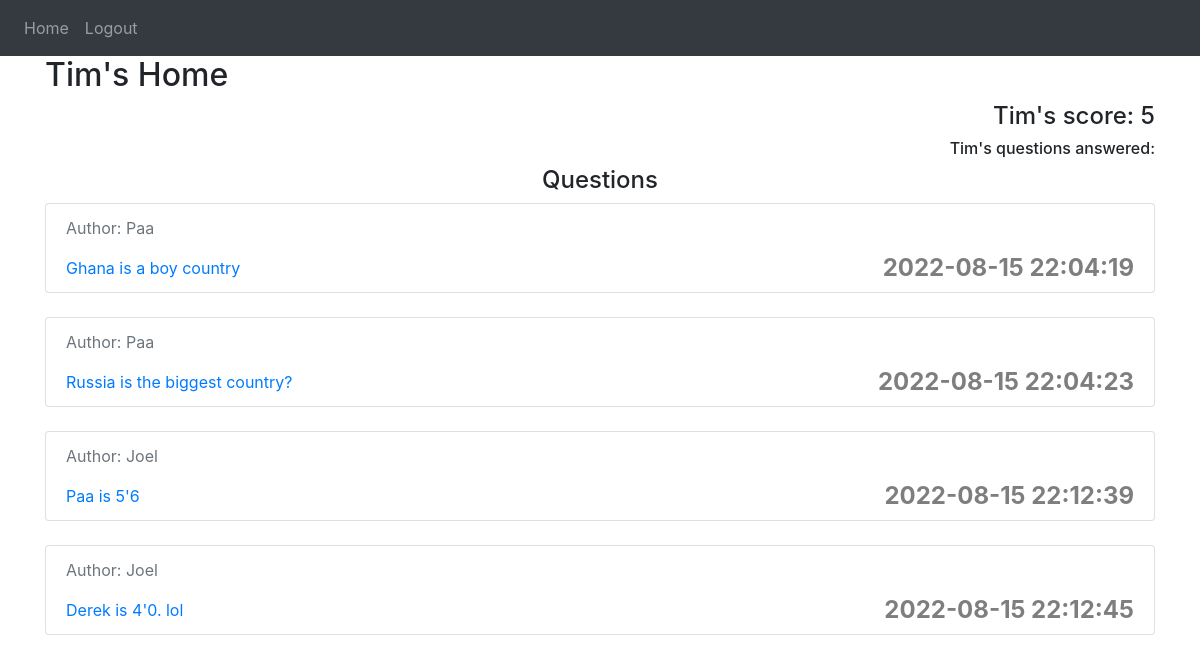
Page / (signed in) on the earlier database version.
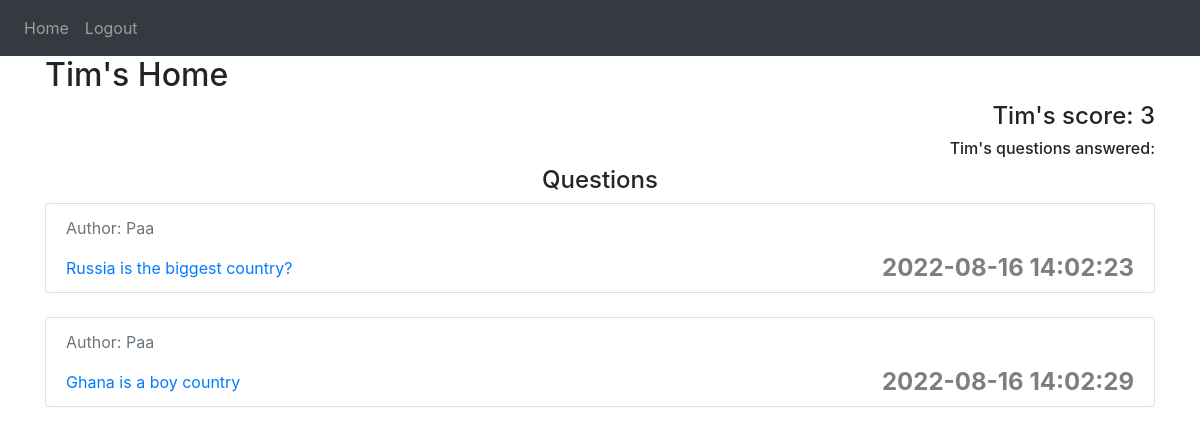
Same page on the later database version.
### website/models.py (models this page shows)
class User(db.Model, UserMixin):
    id = db.Column(db.Integer, primary_key=True)
    email = db.Column(db.String(150), unique=True)
    password = db.Column(db.String(150))
    first_name = db.Column(db.String(150))
    score = db.Column(db.Integer)

class Question(db.Model):
    id = db.Column(db.Integer, primary_key=True)
    text = db.Column(db.String(400))
    answer = db.Column(db.String(150))
    author = db.Column(db.Integer, db.ForeignKey('admin.id'))
    date_created = db.Column(db.DateTime(timezone=True), default=func.now())

class Admin(db.Model, UserMixin):
    id = db.Column(db.Integer, primary_key=True)
    email = db.Column(db.String(150), unique=True)
    password = db.Column(db.String(150))
    first_name = db.Column(db.String(150))
    questions = db.relationship('Question', backref='admin')

### website/views.py (the view)
@views.route('/', methods=['GET', 'POST'])
@login_required
def home():
    users = User.query.filter_by(email=current_user.email).all()
    if current_user not in users:
        flash('You are not an admin')
        logout_user()
        return redirect(url_for('auth.login'))
    questions = Question.query.all()
    return render_template('home.html', user=current_user, questions=questions)

### website/templates/home.html (shortened to what this page needs)
{% extends "base.html" %}
{% block content %}
<h2> {{user.first_name}}'s Home</h2>
<h4 style="display: flex; justify-content: flex-end">{{user.first_name}}'s score: {{user.score}}</h4>
<h6 style="display: flex; justify-content: flex-end">{{user.first_name}}'s questions answered: {{user.questions_answered}}</h6>
<h4 align="center">Questions</h4>
{% for question in questions %}
<a href="question/{{question.id}}">
	<li class="list-group-item">
		<p class="text-muted">Author: {{question.admin.first_name}}</p>
		{{ question.text }}
		<span class="close">
			<p>{{question.date_created}}</p>
		</span>
	</li>
</a>
<br>
{% endfor %}
{% endblock %}

### website/templates/base.html (shortened to what this page needs)
<!DOCTYPE html>
<html lang="en">
<head>
    <link rel="stylesheet" href="https://stackpath.bootstrapcdn.com/bootstrap/4.4.1/css/bootstrap.min.css"
 />
    <link rel="stylesheet" href="https://stackpath.bootstrapcdn.com/font-awesome/4.7.0/css/font-awesome.min.css"
 />
</head>
<body>
	<nav class="navbar navbar-expand-lg navbar-dark bg-dark">
		<div class="collapse navbar-collapse" id="navbar">
			<div class="navbar-nav">
				{% if user.is_authenticated %}
				<a class="nav-item nav-link" id="home" href="/">Home</a>
				<a class="nav-item nav-link" id="logout" href="/logout">Logout</a>
				{% else %}
				<a class="nav-item nav-link" id="login" href="/login">Login</a>
				<a class="nav-item nav-link" id="signUp" href="/signup">Sign Up</a>
				{% endif %}
			</div>
	</nav>
	<div class="container">{% block content %} {% endblock %}</div>
</body>
</html>

Differences in the rows shown:
removed Question: admin.first_name "Joel", text "Paa is 5'6", date_created "2022-08-15 22:12:39"
removed Question: admin.first_name "Joel", text "Derek is 4'0. lol", date_created "2022-08-15 22:12:45"
changed User "Tim": score "5" → "3"
changed Question: text "Ghana is a boy country" → "Russia is the biggest country?"; date_created "2022-08-15 22:04:19" → "2022-08-16 14:02:23"
changed Question: text "Russia is the biggest country?" → "Ghana is a boy country"; date_created "2022-08-15 22:04:23" → "2022-08-16 14:02:29"
